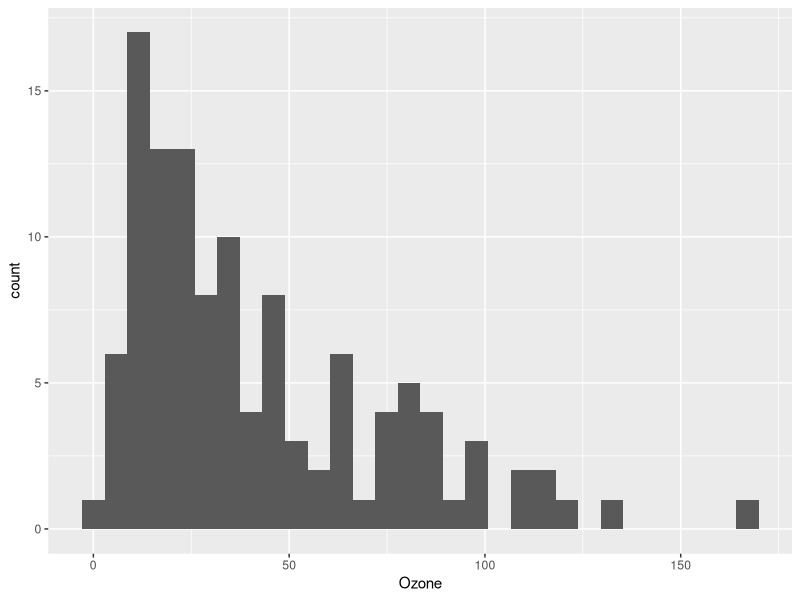
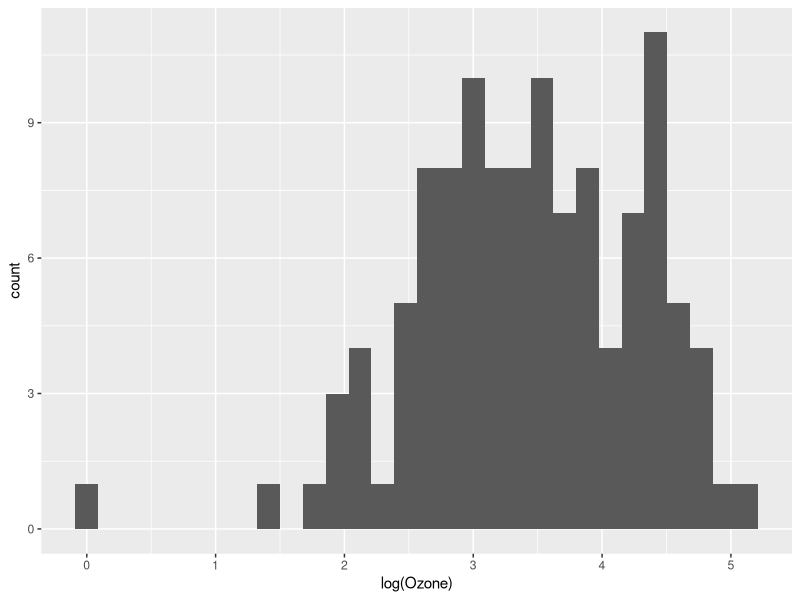
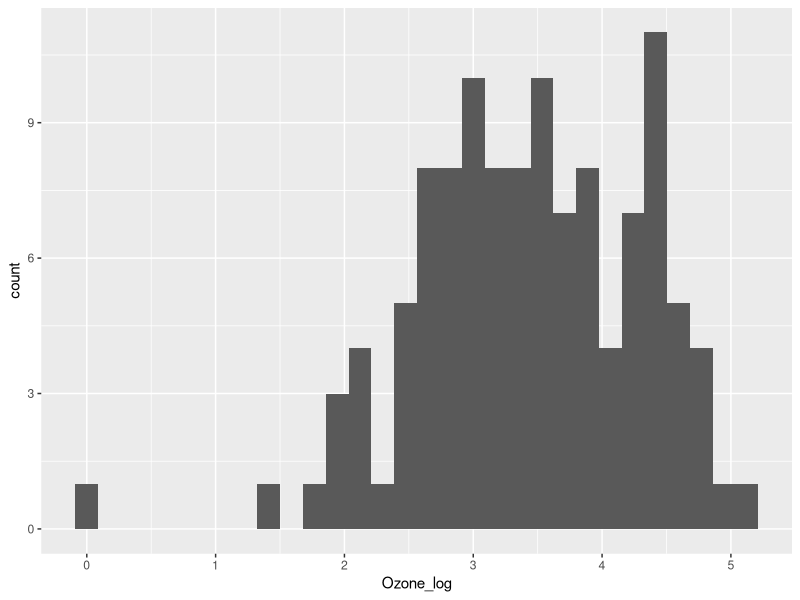
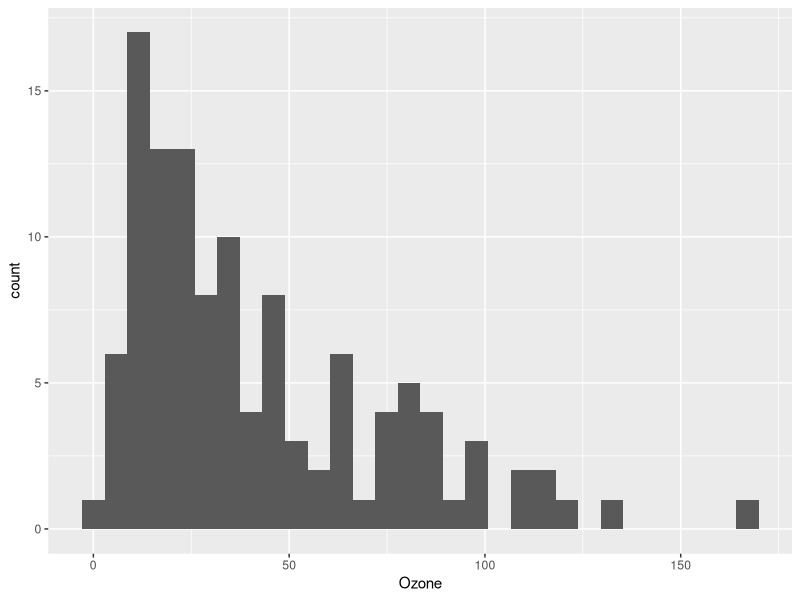
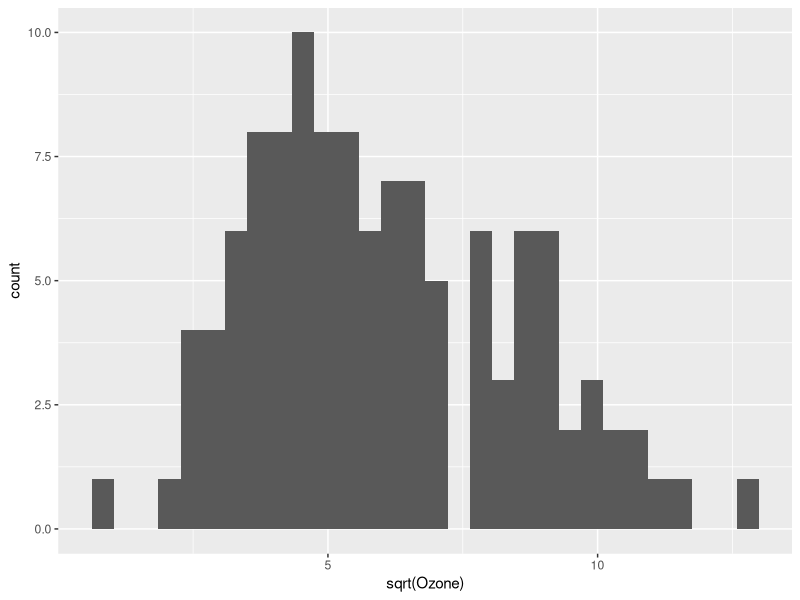
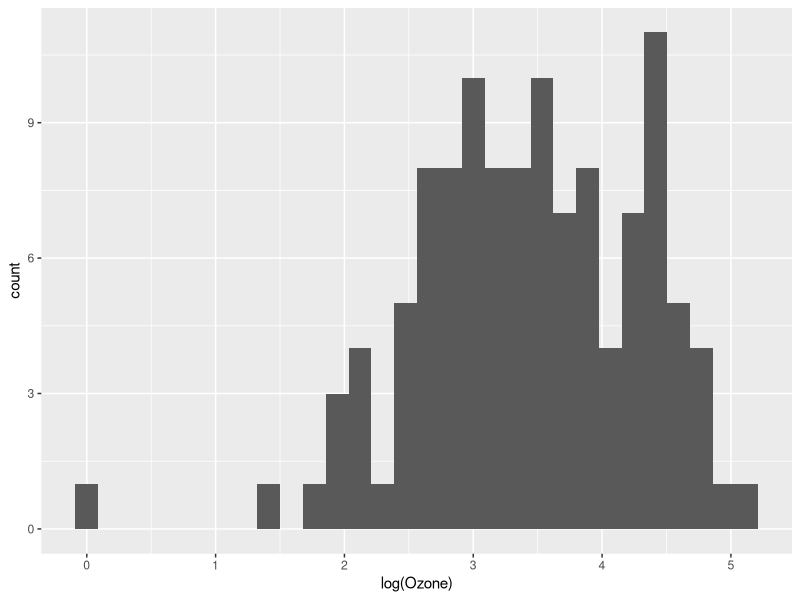
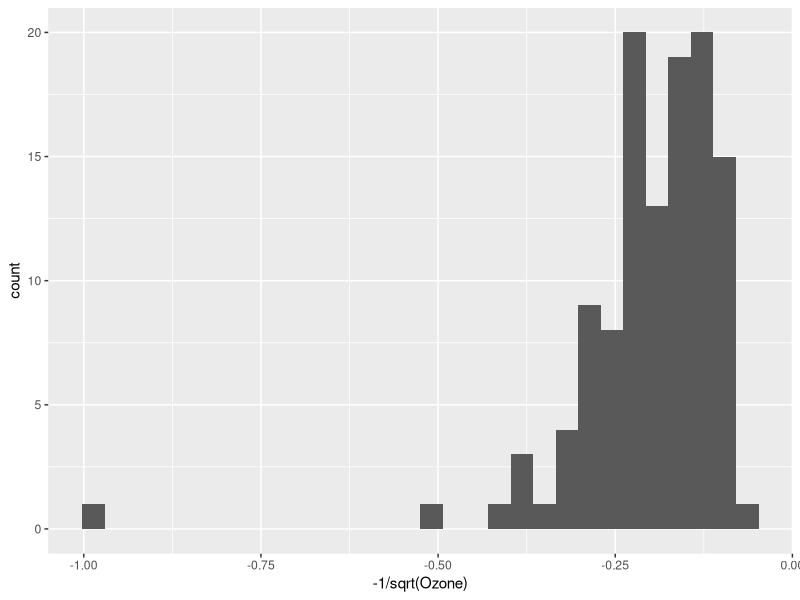
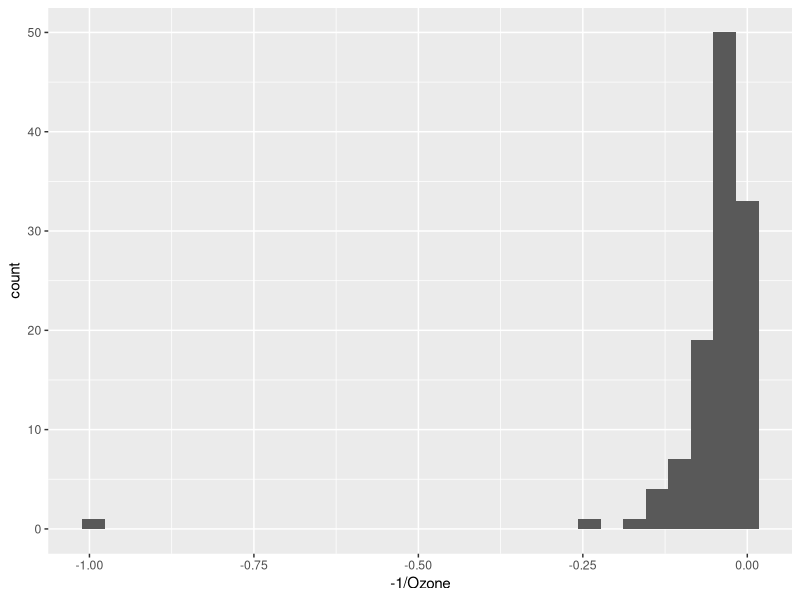

These figures' R source, in order:
## ---- chunk 1
library(ggplot2)
## ---- chunk 2
quantile(airquality$Ozone, na.rm = TRUE) # dropping missing values
## ---- chunk 3
ggplot(airquality, aes(Ozone)) + geom_histogram(bins = 30)
## ---- chunk 4
ggplot(airquality, aes(log(Ozone))) + geom_histogram(bins = 30)
## ---- chunk 5
airquality$Ozone_log <- log(airquality$Ozone)
## ---- chunk 6
ggplot(airquality, aes(Ozone_log)) + geom_histogram(bins = 30)
## ---- chunk 7
ggplot(airquality, aes(Ozone)) + geom_histogram(bins = 30)
ggplot(airquality, aes(sqrt(Ozone))) + geom_histogram(bins = 30)
ggplot(airquality, aes(log(Ozone))) + geom_histogram(bins = 30)
ggplot(airquality, aes(-1/sqrt(Ozone))) + geom_histogram(bins = 30)
ggplot(airquality, aes(-1/Ozone)) + geom_histogram(bins = 30)
ggplot(airquality, aes(-1/Ozone^2)) + geom_histogram(bins = 30)
